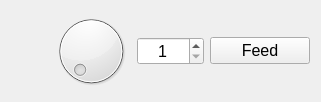
              <widget class="QWidget" name="tabFeed">
               <attribute name="title">
                <string>Feed</string>
               </attribute>
               <layout class="QGridLayout" name="gridLayout_5">
                <item row="0" column="3">
                 <widget class="QPushButton" name="feedButton">
                  <property name="minimumSize">
                   <size>
                    <width>100</width>
                    <height>0</height>
                   </size>
                  </property>
                  <property name="maximumSize">
                   <size>
                    <width>100</width>
                    <height>16777215</height>
                   </size>
                  </property>
                  <property name="baseSize">
                   <size>
                    <width>100</width>
                    <height>0</height>
                   </size>
                  </property>
                  <property name="font">
                   <font>
                    <pointsize>12</pointsize>
                    <bold>false</bold>
                   </font>
                  </property>
                  <property name="cursor">
                   <cursorShape>PointingHandCursor</cursorShape>
                  </property>
                  <property name="text">
                   <string>Feed</string>
                  </property>
                 </widget>
                </item>
                <item row="0" column="2">
                 <widget class="QSpinBox" name="foodNb">
                  <property name="minimumSize">
                   <size>
                    <width>67</width>
                    <height>0</height>
                   </size>
                  </property>
                  <property name="maximumSize">
                   <size>
                    <width>67</width>
                    <height>16777215</height>
                   </size>
                  </property>
                  <property name="font">
                   <font>
                    <pointsize>12</pointsize>
                    <bold>false</bold>
                   </font>
                  </property>
                  <property name="cursor">
                   <cursorShape>PointingHandCursor</cursorShape>
                  </property>
                  <property name="alignment">
                   <set>Qt::AlignCenter</set>
                  </property>
                  <property name="minimum">
                   <number>1</number>
                  </property>
                  <property name="maximum">
                   <number>100</number>
                  </property>
                 </widget>
                </item>
                <item row="0" column="0">
                 <spacer name="horizontalSpacer_2">
                  <property name="orientation">
                   <enum>Qt::Horizontal</enum>
                  </property>
                  <property name="sizeHint" stdset="0">
                   <size>
                    <width>40</width>
                    <height>20</height>
                   </size>
                  </property>
                 </spacer>
                </item>
                <item row="0" column="1">
                 <widget class="QDial" name="foodNbDial">
                  <property name="minimumSize">
                   <size>
                    <width>80</width>
                    <height>80</height>
                   </size>
                  </property>
                  <property name="maximumSize">
                   <size>
                    <width>80</width>
                    <height>80</height>
                   </size>
                  </property>
                 </widget>
                </item>
               </layout>
              </widget>
